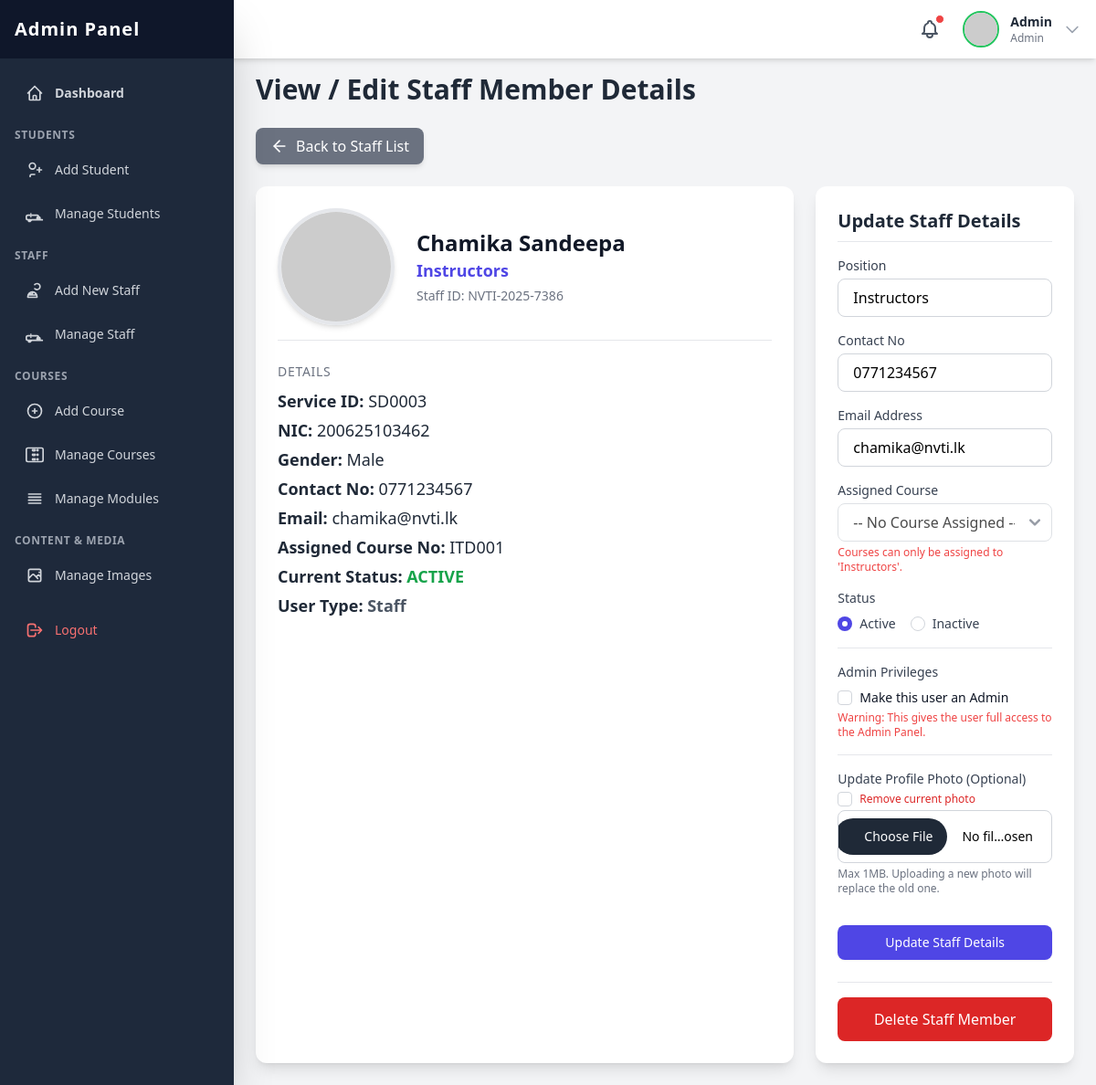
The app's page /admin/pages/view_staff_details.php?staff_id=NVTI-2025-7386 (signed in), older data.
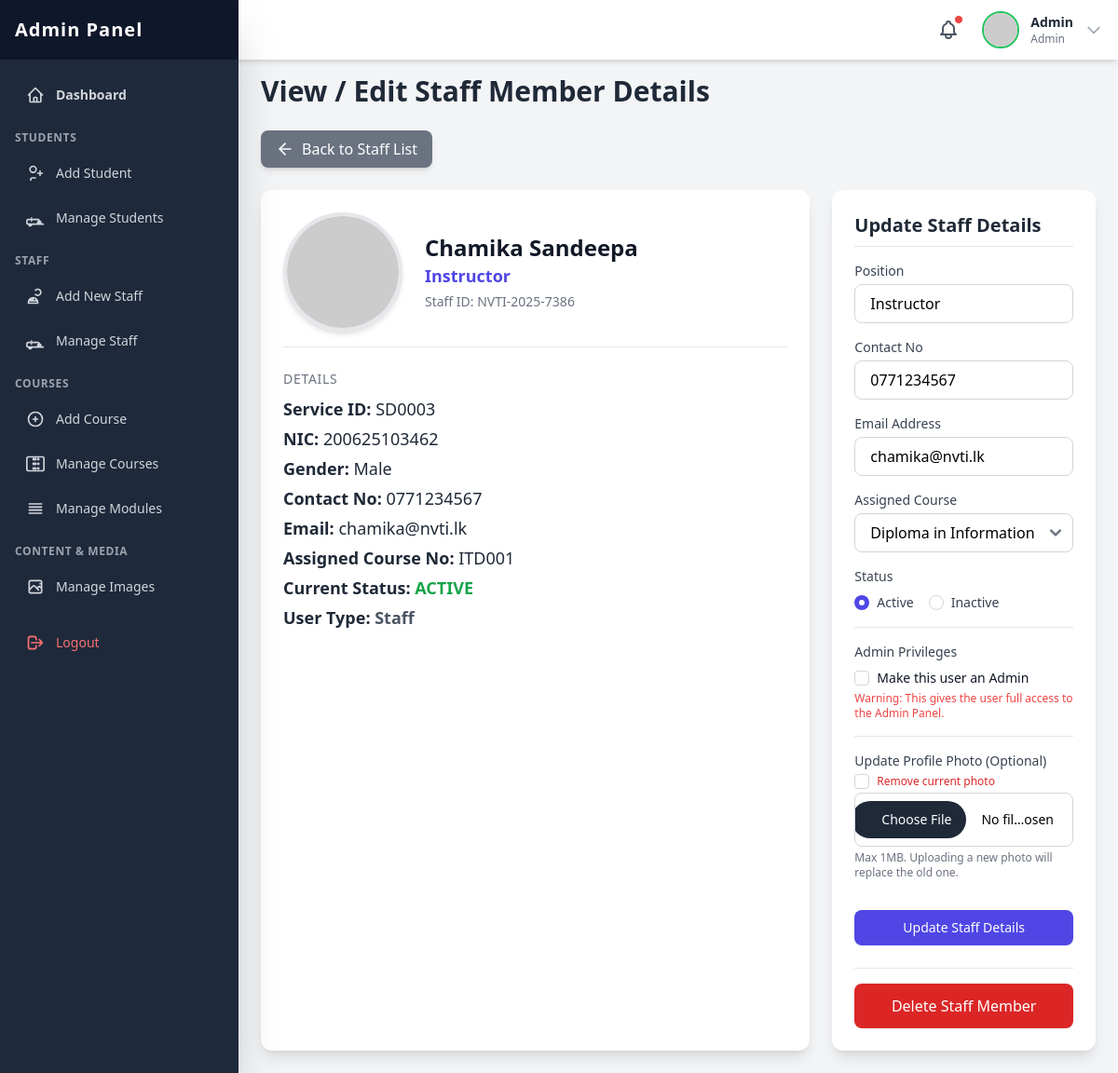
The same page, newer data.
### tables this page shows
CREATE TABLE `staff` (
  `id` int(11) NOT NULL,
  `staff_id` varchar(20) NOT NULL,
  `service_id` varchar(20) NOT NULL,
  `first_name` varchar(50) NOT NULL,
  `last_name` varchar(50) NOT NULL,
  `nic` varchar(15) NOT NULL,
  `contact_no` varchar(15) DEFAULT NULL,
  `email` varchar(100) DEFAULT NULL,
  `gender` varchar(10) NOT NULL,
  `password` varchar(255) NOT NULL,
  `position` varchar(100) NOT NULL,
  `course_no` varchar(20) DEFAULT NULL,
  `profile_photo` varchar(255) DEFAULT NULL,
  `status` enum('active','inactive') NOT NULL DEFAULT 'active',
  `login_status` tinyint(1) DEFAULT 0
);

### admin/pages/view_staff_details.php (the view, shortened to what the rows shown need)
<?php
include_once('../include/header.php');
include_once('../../include/connection.php');
$staff_id_to_view = trim($_GET['staff_id']);
$query = "SELECT * FROM staff WHERE staff_id = ?";
$stmt = $con->prepare($query);
$stmt->bind_param("s", $staff_id_to_view);
$stmt->execute();
$result = $stmt->get_result();
if ($result->num_rows == 1) {
    $staff = $result->fetch_assoc();
    $is_instructor = ($staff['position'] === 'Instructor');
} else {
    echo "<div class='p-6'><p class='text-red-500'>Error: No staff member found with ID: " . htmlspecialchars($staff_id_to_view) . "</p></div>";
    $stmt->close();
    $con->close();
    include_once('../include/footer.php');
    exit();
}
?>
<h2 class="text-3xl font-bold text-gray-800 mb-6">View / Edit Staff Member Details</h2>
<div class="grid grid-cols-1 lg:grid-cols-3 gap-6">
    <div class="lg:col-span-2 bg-white p-6 rounded-xl shadow-lg">
        <div class="flex flex-col sm:flex-row items-center border-b pb-4 mb-6 gap-6">
            <div>
                <h3 class="text-2xl font-bold text-gray-900"><?php echo htmlspecialchars($staff['first_name'] . ' ' . $staff['last_name']); ?></h3>
                <p class="text-lg text-indigo-600 font-semibold"><?php echo htmlspecialchars($staff['position']); ?></p>
                <p class="text-sm text-gray-500 mt-1">Staff ID: <?php echo htmlspecialchars($staff['staff_id']); ?></p>
            </div>
        </div>
        <div class="space-y-4">
            <div>
                <div class="mt-2 text-lg text-gray-800 space-y-1">
                    <p><strong>Service ID:</strong> <?php echo htmlspecialchars($staff['service_id']); ?></p>
                    <p><strong>NIC:</strong> <?php echo htmlspecialchars($staff['nic']); ?></p>
                    <p><strong>Gender:</strong> <?php echo htmlspecialchars($staff['gender']); ?></p>
                    <p><strong>Contact No:</strong> <?php echo htmlspecialchars($staff['contact_no'] ?? 'N/A'); ?></p>
                    <p><strong>Email:</strong> <?php echo htmlspecialchars($staff['email'] ?? 'N/A'); ?></p>
                     <?php if(!empty($staff['course_no'])): ?>
                     <p><strong>Assigned Course No:</strong> <?php echo htmlspecialchars($staff['course_no']); ?></p>
                     <?php endif; ?>
                     <p><strong>Current Status:</strong>
                        <?php if ($staff['status'] == 'active'): ?>
                            <span class="font-semibold text-green-600">ACTIVE</span>
                        <?php else: ?>
                            <span class="font-semibold text-red-600">INACTIVE</span>
                        <?php endif; ?>
                     </p>
                     <p><strong>User Type:</strong>
                        <?php if (isset($staff['type']) && $staff['type'] == 'admin'): ?>
                            <span class="font-bold text-red-600">ADMIN</span>
                        <?php else: ?>
                            <span class="font-semibold text-gray-600">Staff</span>
                        <?php endif; ?>
                     </p>
                </div>
            </div>
        </div>
    </div>
    <div class="lg:col-span-1">
        <div class="bg-white p-6 rounded-xl shadow-lg sticky top-28">
            <form action="../lib/staff_action_handler.php" method="POST" class="space-y-4" enctype="multipart/form-data">
                <div>
                    <label for="position" class="block text-sm font-medium text-gray-700 mb-1">Position</label>
                    <input type="text" id="position" name="position" required
                           value="<?php echo htmlspecialchars($staff['position']); ?>"
                           class="w-full px-4 py-2 border border-gray-300 rounded-lg focus:outline-none focus:ring-2 focus:ring-indigo-500"
                           placeholder="e.g., Instructors, Clerk">
                </div>
                <div>
                    <label for="contact_no" class="block text-sm font-medium text-gray-700 mb-1">Contact No</label>
                    <input type="tel" id="contact_no" name="contact_no" pattern="[0-9]{10}" placeholder="07XXXXXXXX" required
                           value="<?php echo htmlspecialchars($staff['contact_no'] ?? ''); ?>"
                           class="w-full px-4 py-2 border border-gray-300 rounded-lg focus:outline-none focus:ring-2 focus:ring-indigo-500">
                </div>
                 <div>
                    <label for="email" class="block text-sm font-medium text-gray-700 mb-1">Email Address</label>
                    <input type="email" id="email" name="email" placeholder="example@gmail.com" required
                           value="<?php echo htmlspecialchars($staff['email'] ?? ''); ?>"
                           class="w-full px-4 py-2 border border-gray-300 rounded-lg focus:outline-none focus:ring-2 focus:ring-indigo-500">
                </div>
                <div>
                    <label for="course_no" class="block text-sm font-medium text-gray-700 mb-1">Assigned Course</label>
                    <select id="course_no" name="course_no"
                            class="w-full px-4 py-2 border border-gray-300 rounded-lg bg-white focus:outline-none focus:ring-2 focus:ring-indigo-500 appearance-none
                            <?php if (!$is_instructor) echo 'bg-gray-100 cursor-not-allowed'; ?>"
                            <?php if (!$is_instructor) echo 'disabled'; ?> >
                        <option value="">-- No Course Assigned --</option>
                    </select>
                    <?php if (!$is_instructor): ?>
                    <p class="text-xs text-red-500 mt-1">Courses can only be assigned to 'Instructors'.</p>
                    <?php endif; ?>
                </div>
                <div>
                    <div class="flex items-center space-x-4">
                        <div class="flex items-center">
                            <input id="status_active" name="status" type="radio" value="active" <?php echo ($staff['status'] == 'active') ? 'checked' : ''; ?>
                                   class="h-4 w-4 text-indigo-600 border-gray-300 focus:ring-indigo-500">
                            <label for="status_active" class="ml-2 text-sm font-medium text-gray-700">Active</label>
                        </div>
                        <div class="flex items-center">
                            <input id="status_inactive" name="status" type="radio" value="inactive" <?php echo ($staff['status'] == 'inactive') ? 'checked' : ''; ?>
                                   class="h-4 w-4 text-indigo-600 border-gray-300 focus:ring-indigo-500">
                            <label for="status_inactive" class="ml-2 text-sm font-medium text-gray-700">Inactive</label>
                        </div>
                    </div>
                </div>
            </form>
        </div>
    </div>
</div>
<?php
include_once('../include/footer.php');
?>

### admin/include/header.php (shortened to what the rows shown need)
<?php
$admin_username = isset($_SESSION['admin_username']) ? $_SESSION['admin_username'] : null;
$admin_display_name = 'User';
$admin_display_type = 'Guest';
if ($admin_username) {
    include_once __DIR__ . '/../../include/connection.php';
    if (isset($con)) {
        $query_admin = "SELECT username, type FROM admin WHERE username = ?";
        $stmt_admin = $con->prepare($query_admin);
        if ($stmt_admin) {
            $stmt_admin->bind_param("s", $admin_username);
            $stmt_admin->execute();
            $result_admin = $stmt_admin->get_result();
            if ($result_admin->num_rows == 1) {
                $admin_data = $result_admin->fetch_assoc();
                $admin_display_name = htmlspecialchars($admin_data['username']);
                $admin_display_type = htmlspecialchars(ucfirst($admin_data['type']));
            }
        } else {
             error_log("Admin header: Failed to prepare admin query: " . $con->error);
        }
    } else {
        error_log("Admin header: Database connection not established in connection.php.");
    }
}
?>
<!DOCTYPE html>
<html lang="en">
<head>
    <script src="https://cdn.tailwindcss.com"></script>
    <link href="https://cdnjs.cloudflare.com/ajax/libs/flowbite/2.2.1/flowbite.min.css" rel="stylesheet" />
    <link rel="stylesheet" href="../css/webkit.css">
</head>
<body class="bg-gray-100 min-h-screen">
    <header class="fixed top-0 left-0 right-0 h-16 bg-white shadow-md z-30 flex items-center justify-between px-4 transition-all duration-300" id="page-header">
        <div class="flex items-center space-x-4 relative">
            <button id="avatarButton" type="button" data-dropdown-toggle="userDropdown" data-dropdown-placement="bottom-start" class="flex items-center space-x-3 cursor-pointer group">
                <div class="hidden sm:block text-sm text-left"> <p class="font-semibold text-gray-800"><?php echo $admin_display_name; ?></p>
                    <p class="text-xs text-gray-500"><?php echo $admin_display_type; ?></p>
                </div>
                </button>
            </div>
    </header>
    <div id="sidebar-wrapper">
        <nav class="fixed top-0 bottom-0 left-0 w-64 bg-slate-800 text-white z-40 transform -translate-x-full lg:translate-x-0 transition-transform duration-300 ease-in-out shadow-2xl" id="page-sidebar">
            <div class="h-16 bg-slate-900 flex items-center justify-between px-4">
                <h1 class="text-xl font-extrabold text-white tracking-wider">Admin Panel</h1>
            </div>
        </nav>
    </div>
    <main class="pt-20 p-6 lg:ml-64 transition-all duration-300" id="main-content">

Row changes from the older to the newer data that the page shows:
changed staff "Chamika Sandeepa": position "Instructors" → "Instructor"; course_no "-- No Course Assigned --" → (not shown)
Text that changed along with them:
form field course_no: (not shown) → "Diploma in Information Technology (ITD001)"
text no longer shown: "Courses can only be assigned to 'Instructors'."
